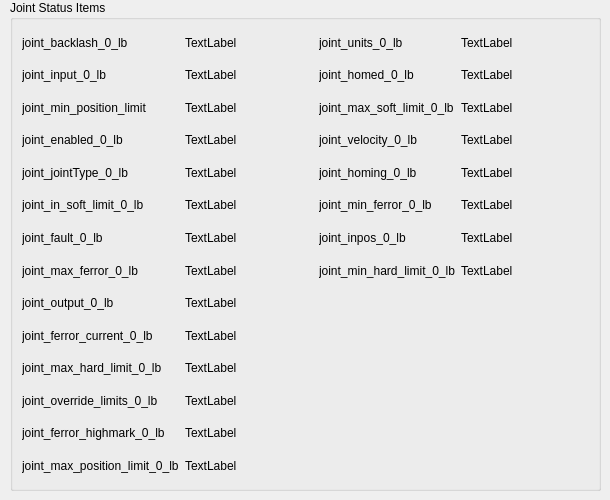
      <widget class="QWidget" name="tab_5">
       <attribute name="title">
        <string>Joints</string>
       </attribute>
       <widget class="QGroupBox" name="groupBox_4">
        <property name="geometry">
         <rect>
          <x>10</x>
          <y>0</y>
          <width>591</width>
          <height>491</height>
         </rect>
        </property>
        <property name="title">
         <string>Joint Status Items</string>
        </property>
        <layout class="QGridLayout" name="gridLayout_6">
         <item row="3" column="0">
          <widget class="QLabel" name="label_82">
           <property name="text">
            <string>joint_enabled_0_lb</string>
           </property>
          </widget>
         </item>
         <item row="12" column="0">
          <widget class="QLabel" name="label_66">
           <property name="text">
            <string>joint_ferror_highmark_0_lb</string>
           </property>
          </widget>
         </item>
         <item row="1" column="0">
          <widget class="QLabel" name="label_52">
           <property name="text">
            <string>joint_input_0_lb</string>
           </property>
          </widget>
         </item>
         <item row="2" column="0">
          <widget class="QLabel" name="label_48">
           <property name="text">
            <string>joint_min_position_limit</string>
           </property>
          </widget>
         </item>
         <item row="7" column="0">
          <widget class="QLabel" name="label_98">
           <property name="text">
            <string>joint_max_ferror_0_lb</string>
           </property>
          </widget>
         </item>
         <item row="0" column="1">
          <widget class="QLabel" name="joint_backlash_0_lb">
           <property name="text">
            <string>TextLabel</string>
           </property>
          </widget>
         </item>
         <item row="10" column="0">
          <widget class="QLabel" name="label_65">
           <property name="text">
            <string>joint_max_hard_limit_0_lb</string>
           </property>
          </widget>
         </item>
         <item row="11" column="0">
          <widget class="QLabel" name="label_51">
           <property name="text">
            <string>joint_override_limits_0_lb</string>
           </property>
          </widget>
         </item>
         <item row="4" column="0">
          <widget class="QLabel" name="label_95">
           <property name="text">
            <string>joint_jointType_0_lb</string>
           </property>
          </widget>
         </item>
         <item row="9" column="0">
          <widget class="QLabel" name="label_94">
           <property name="text">
            <string>joint_ferror_current_0_lb</string>
           </property>
          </widget>
         </item>
         <item row="6" column="0">
          <widget class="QLabel" name="label_97">
           <property name="text">
            <string>joint_fault_0_lb</string>
           </property>
          </widget>
         </item>
         <item row="13" column="0">
          <widget class="QLabel" name="label_62">
           <property name="text">
            <string>joint_max_position_limit_0_lb</string>
           </property>
          </widget>
         </item>
         <item row="8" column="0">
          <widget class="QLabel" name="label_64">
           <property name="text">
            <string>joint_output_0_lb</string>
           </property>
          </widget>
         </item>
         <item row="0" column="2">
          <widget class="QLabel" name="label_99">
           <property name="text">
            <string>joint_units_0_lb</string>
           </property>
          </widget>
         </item>
         <item row="0" column="3">
          <widget class="QLabel" name="joint_units_0_lb">
           <property name="text">
            <string>TextLabel</string>
           </property>
          </widget>
         </item>
         <item row="5" column="0">
          <widget class="QLabel" name="label_96">
           <property name="text">
            <string>joint_in_soft_limit_0_lb</string>
           </property>
          </widget>
         </item>
         <item row="0" column="0">
          <widget class="QLabel" name="label_40">
           <property name="text">
            <string>joint_backlash_0_lb</string>
           </property>
          </widget>
         </item>
         <item row="1" column="1">
          <widget class="QLabel" name="joint_input_0_lb">
           <property name="text">
            <string>TextLabel</string>
           </property>
          </widget>
         </item>
         <item row="2" column="1">
          <widget class="QLabel" name="joint_min_position_limit">
           <property name="text">
            <string>TextLabel</string>
           </property>
          </widget>
         </item>
         <item row="3" column="1">
          <widget class="QLabel" name="joint_enabled_0_lb">
           <property name="text">
            <string>TextLabel</string>
           </property>
          </widget>
         </item>
         <item row="4" column="1">
          <widget class="QLabel" name="joint_jointType_0_lb">
           <property name="text">
            <string>TextLabel</string>
           </property>
          </widget>
         </item>
         <item row="5" column="1">
          <widget class="QLabel" name="joint_in_soft_limit_0_lb">
           <property name="text">
            <string>TextLabel</string>
           </property>
          </widget>
         </item>
         <item row="6" column="1">
          <widget class="QLabel" name="joint_fault_0_lb">
           <property name="text">
            <string>TextLabel</string>
           </property>
          </widget>
         </item>
         <item row="7" column="1">
          <widget class="QLabel" name="joint_max_ferror_0_lb">
           <property name="text">
            <string>TextLabel</string>
           </property>
          </widget>
         </item>
         <item row="8" column="1">
          <widget class="QLabel" name="joint_output_0_lb">
           <property name="text">
            <string>TextLabel</string>
           </property>
          </widget>
         </item>
         <item row="9" column="1">
          <widget class="QLabel" name="joint_ferror_current_0_lb">
           <property name="text">
            <string>TextLabel</string>
           </property>
          </widget>
         </item>
         <item row="10" column="1">
          <widget class="QLabel" name="joint_max_hard_limit_0_lb">
           <property name="text">
            <string>TextLabel</string>
           </property>
          </widget>
         </item>
         <item row="11" column="1">
          <widget class="QLabel" name="joint_override_limits_0_lb">
           <property name="text">
            <string>TextLabel</string>
           </property>
          </widget>
         </item>
         <item row="12" column="1">
          <widget class="QLabel" name="joint_ferror_highmark_0_lb">
           <property name="text">
            <string>TextLabel</string>
           </property>
          </widget>
         </item>
         <item row="13" column="1">
          <widget class="QLabel" name="joint_max_position_limit_0_lb">
           <property name="text">
            <string>TextLabel</string>
           </property>
          </widget>
         </item>
         <item row="1" column="2">
          <widget class="QLabel" name="label_226">
           <property name="text">
            <string>joint_homed_0_lb</string>
           </property>
          </widget>
         </item>
         <item row="2" column="2">
          <widget class="QLabel" name="label_227">
           <property name="text">
            <string>joint_max_soft_limit_0_lb</string>
           </property>
          </widget>
         </item>
         <item row="3" column="2">
          <widget class="QLabel" name="label_228">
           <property name="text">
            <string>joint_velocity_0_lb</string>
           </property>
          </widget>
         </item>
         <item row="4" column="2">
          <widget class="QLabel" name="label_229">
           <property name="text">
            <string>joint_homing_0_lb</string>
           </property>
          </widget>
         </item>
         <item row="5" column="2">
          <widget class="QLabel" name="label_230">
           <property name="text">
            <string>joint_min_ferror_0_lb</string>
           </property>
          </widget>
         </item>
         <item row="6" column="2">
          <widget class="QLabel" name="label_231">
           <property name="text">
            <string>joint_inpos_0_lb</string>
           </property>
          </widget>
         </item>
         <item row="1" column="3">
          <widget class="QLabel" name="joint_homed_0_lb">
           <property name="text">
            <string>TextLabel</string>
           </property>
          </widget>
         </item>
         <item row="2" column="3">
          <widget class="QLabel" name="joint_max_soft_limit_0_lb">
           <property name="text">
            <string>TextLabel</string>
           </property>
          </widget>
         </item>
         <item row="3" column="3">
          <widget class="QLabel" name="joint_velocity_0_lb">
           <property name="text">
            <string>TextLabel</string>
           </property>
          </widget>
         </item>
         <item row="4" column="3">
          <widget class="QLabel" name="joint_homing_0_lb">
           <property name="text">
            <string>TextLabel</string>
           </property>
          </widget>
         </item>
         <item row="5" column="3">
          <widget class="QLabel" name="joint_min_ferror_0_lb">
           <property name="text">
            <string>TextLabel</string>
           </property>
          </widget>
         </item>
         <item row="6" column="3">
          <widget class="QLabel" name="joint_inpos_0_lb">
           <property name="text">
            <string>TextLabel</string>
           </property>
          </widget>
         </item>
         <item row="7" column="2">
          <widget class="QLabel" name="label_63">
           <property name="text">
            <string>joint_min_hard_limit_0_lb</string>
           </property>
          </widget>
         </item>
         <item row="7" column="3">
          <widget class="QLabel" name="joint_min_hard_limit_0_lb">
           <property name="text">
            <string>TextLabel</string>
           </property>
          </widget>
         </item>
        </layout>
       </widget>
      </widget>
